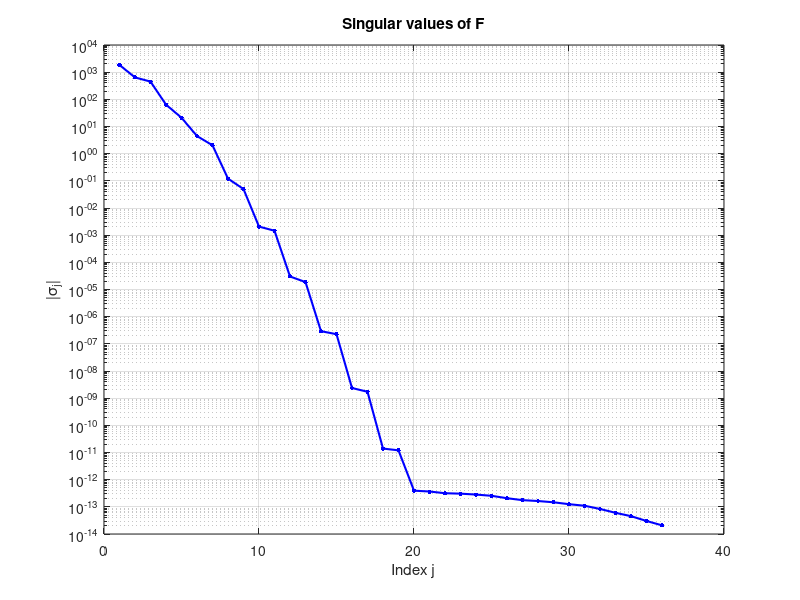

MATLAB code for this plot: (Note: this script raises an error after producing the figure.)
%% =========================================================
%  FACTORIZATION METHOD FOR INVERSE SCATTERING (2D)
%  ---------------------------------------------------------
%  Reconstructs the support of a scatterer from far-field
%  data using the Factorization Method (Kirsch 1998).
%
%  Problem: time-harmonic acoustic scattering
%    ((-Delta)^s - k^2s) u^s = k^2s (n-1) u
%
%  The far-field operator F has the factorization:
%       F = G S G*
%  The indicator is:  W(z) = 1 / sum_j ( |<phi_z, v_j>|^2 / |lambda_j| )
%  z is INSIDE D  <=>  phi_z is in the range of |F|^{1/2}
% =========================================================

% to use pre-computed far field data use
addpath '...\far_field_data\'


clear; close all; clc;

load("FF_data.mat")

Ninc = length(FarFieldFF.'); 
alpha   = 1e-3;       % Tikhonov regularisation (for SVD truncation)

% Sampling grid
Ngrid   = 401;        % grid points per side
L       = 5;          % half-width of sampling domain
x1      = linspace(-L, L, Ngrid);
[X, Y]  = meshgrid(x1, x1);
ZZ      = [X(:), Y(:)];   % all sampling points  (Ngrid^2 x 2)

theta   = (0:Ninc-1)' * 2*pi / Ninc;   % incident / observation angles
d       = [cos(theta), sin(theta)];   % direction vectors  (N x 2)

fprintf('Computing SVD ...\n');
[U, S_mat, V] = svd(FarFieldFF); 
sigma = diag(S_mat);          % singular values  (N x 1)

% Picard plot 
figure('Name','Picard plot');
semilogy(sigma,'b.-','LineWidth',1.5,'MarkerSize',10);
xlabel('Index j'); ylabel('|\sigma_j|');
title('Singular values of F'); grid on;

fprintf('Computing indicator on %d x %d grid ...\n', Ngrid, Ngrid);
% Indicator accumulator
sigma_abs  = abs(sigma);
sigma_tik  = sigma_abs ./ (sigma_abs.^2 + alpha^2);   % Tikhonov weights
%M = 25;   % truncate at the cliff
%sigma_tik = zeros(size(sigma_abs));
%sigma_tik(1:M) = 1 ./ sigma_abs(1:M);   % zero out the rest

W = zeros(Ngrid, Ngrid);
for ix=1:Ngrid
    ax=1i*k*x1(ix)*cos(theta);
    for iy=1:Ngrid
        sc=V'*exp(-(ax+1i*k*x1(iy)*sin(theta))); % V'
        GUP=conj(sc).*sc.*sigma_tik;
        W(iy,ix)=1/sqrt(sum(GUP));
    end
end   

Fig1 = figure('Name','Factorization Method','Position',[100 100 1200 450]);
ncount =5;
t = tiledlayout(2,3);
%--- Left: Indicator function
%% ----TILE 1 
ax1 = nexttile;
contourf(x1, x1, W,ncount);
title(ax1,'Result of Factorization Method')
colormap(ax1,1-gray)
colorbar(ax1)
axis(ax1,'square')
%% --- TILE 2 ---
ax2 = nexttile;
[X1,X2] = meshgrid(x1,x1);
M = inhom(X1,X2);
Mn = M/max(M(:));
set(ax2,'YDir','normal')
colormap(ax2,[ones(256,1), linspace(1,0,256)', linspace(1,0,256)'])
caxis(ax2,[0 1])
title('True Scatterer')
colorbar(ax2)

hold(ax2,'on')
h = imagesc(ax2,x1,x1,ones(size(Mn)));
set(h,'AlphaData',0.6*Mn)
axis(ax2,'square')
%% ----TILE 3
ax3 = nexttile;
contourf(ax3,x1,x1,W,ncount)
title(ax3,'Factorization Method Result and Scatterer')
colormap(ax3,1-gray)
colorbar(ax3)
axis(ax3,'square')

hold(ax3,'on')
RGB = cat(3,ones(size(M)),zeros(size(M)),zeros(size(M)));
h = imagesc(ax3,x1,x1,RGB);
set(ax3,'YDir','normal')
set(h,'AlphaData',0.6*Mn)

sgtitle(sprintf('Factorization Method  (k = %g,  Ninc = %d, s=%g)', ...
    k, Ninc,s), 'FontSize', 14);

Fig2 = figure;
contourf(x1, x1, W, 30, 'LineColor', 'none');
colormap hot; colorbar;
set(gca, 'YDir', 'normal');  % or axis xy
sgtitle(sprintf('Factorization Method  (s = %g)', ...
    s), 'FontSize', 14);

save('FM.mat', 'W')

% filename1 = sprintf('fig_kite.png');
% exportgraphics(Fig1, filename1, 'Resolution', 300);
% filename2 = sprintf('fig_kite_hot.png');
% exportgraphics(Fig2, filename2, 'Resolution', 300);
